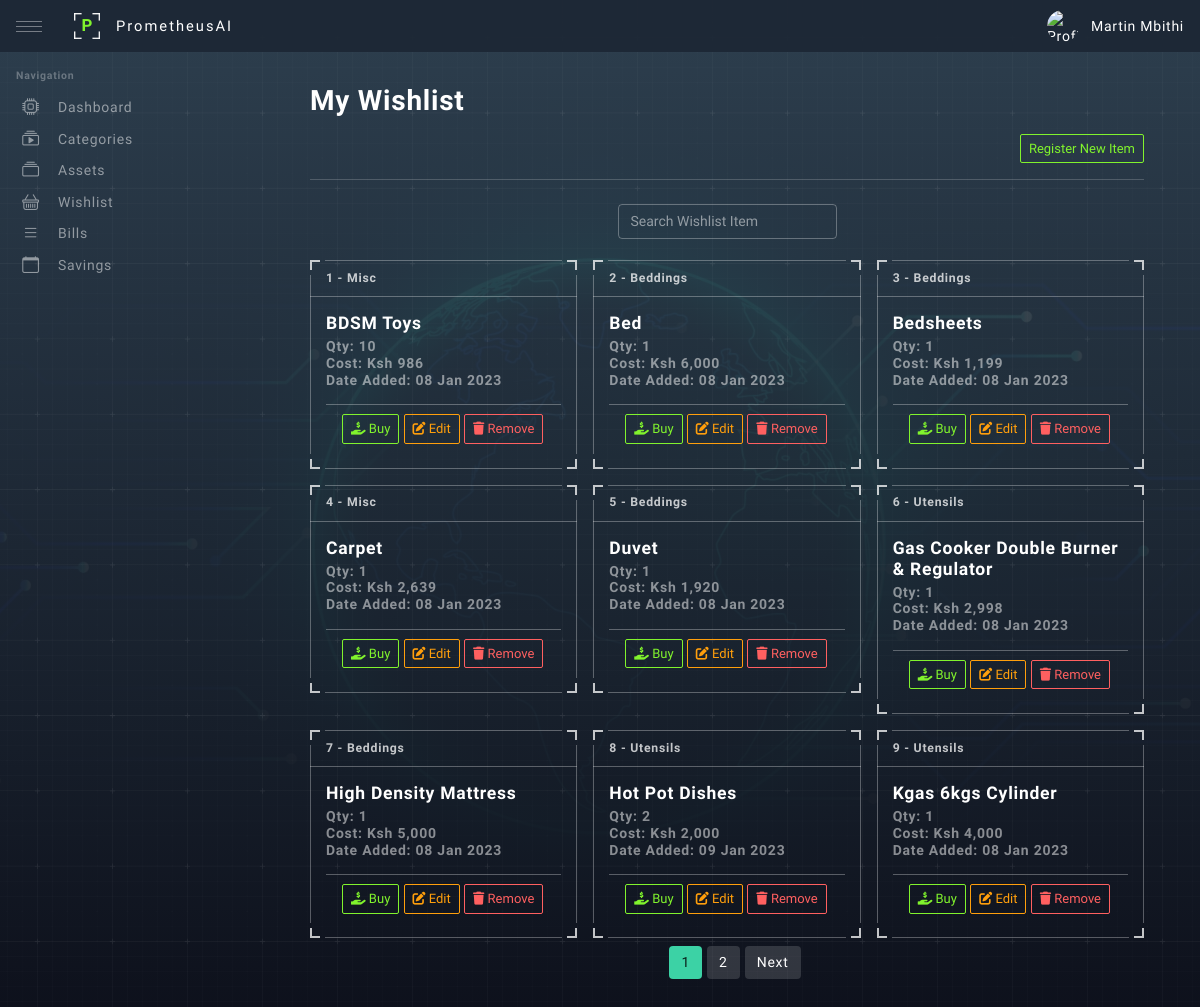
Screenshot of /views/wish_list.php (signed in) with the database file from the repository.
### tables this page shows
CREATE TABLE `wishlists` (
  `wishlist_id` int(200) NOT NULL,
  `wishlist_user_id` int(200) NOT NULL,
  `wishlist_item_category_id` int(200) NOT NULL,
  `wishlist_item_name` varchar(200) NOT NULL,
  `wishlist_item_qty` varchar(200) NOT NULL,
  `wishlist_item_desc` longtext NOT NULL,
  `wishlist_item_cost` varchar(200) NOT NULL,
  `wishlist_item_date_added` varchar(200) NOT NULL
);

CREATE TABLE `assets_category` (
  `category_id` int(200) NOT NULL,
  `category_code` varchar(200) NOT NULL,
  `category_user_id` int(200) NOT NULL,
  `category_name` varchar(200) NOT NULL
);

### views/wish_list.php (shortened to what this page needs)
<?php
require_once('../config/config.php');
require_once('../partials/head.php');
?>
<body>
    <div id="app" class="app">
        <?php require_once('../partials/header.php'); ?>
        <?php require_once('../partials/sidenavigation.php'); ?>
        <div id="content" class="app-content">
            <div class="container">
                <div class="row">
                    <div class="row">
                        <div class="col-xl-12">
                            <h1 class="page-header">
                                My Wishlist
                            </h1>
                            <div class="d-flex justify-content-end mb-3">
                                <div class="btn-group">
                                    <button type="button" data-bs-toggle="modal" data-bs-target="#add_modal" class="btn-sm btn btn-outline-lime"><span>Register New Item</button>
                                </div>
                            </div>
                            <hr class="mb-4" />
                            <div class="d-flex justify-content-center">
                                <div class="row g-3 align-items-center">
                                    <div class="col-auto">
                                        <input class="form-control" type="text" id="Asset_Category_Search" onkeyup="FilterFunction()" placeholder="Search Wishlist Item">
                                    </div>
                                </div>
                            </div>
                            <br>
                            <div class="row row-cols-1 row-cols-md-2 g-3">
                                <?php
                                $per_page_record = 9;
                                if (isset($_GET["page"])) {
                                    $page  = $_GET["page"];
                                } else {
                                    $page = 1;
                                }
                                $start_from = ($page - 1) * $per_page_record;
                                $wishlist_sql = mysqli_query(
                                    $mysqli,
                                    "SELECT * FROM wishlists w INNER JOIN
                                    assets_category ac ON w.wishlist_item_category_id = ac.category_id
                                    WHERE wishlist_user_id = '{$_SESSION['user_id']}'
                                    ORDER BY  wishlist_item_name ASC LIMIT $start_from, $per_page_record"
                                );
                                $cnt = 1;
                                if (mysqli_num_rows($wishlist_sql) > 0) {
                                    while ($wishlist = mysqli_fetch_array($wishlist_sql)) {
                                ?>
                                        <div class="col-sm-12 col-lg-4 col-xl-4">
                                            <div class="card Asset_Category_Name">
                                                <div class="card-header fw-bold small"><?php echo $cnt; ?> - <?php echo $wishlist['category_name']; ?></div>
                                                <div class="card-body">
                                                    <h5 class="card-title"><?php echo $wishlist['wishlist_item_name']; ?></h5>
                                                    <h6 class="card-subtitle mb-3 text-white text-opacity-50">
                                                        Qty: <?php echo $wishlist['wishlist_item_qty']; ?> <br>
                                                        Cost: Ksh <?php echo number_format($wishlist['wishlist_item_cost']); ?> <br>
                                                        Date Added: <?php echo date('d M Y', strtotime($wishlist['wishlist_item_date_added'])); ?><br>
                                                    </h6>
                                                    <div class="card-footer">
                                                        <button data-bs-toggle="modal" data-bs-target="#details_<?php echo $wishlist['wishlist_id']; ?>" class="btn btn-sm btn-outline-lime"><i class="fas fa-hand-holding-usd"></i> Buy</button>
                                                        <button data-bs-toggle="modal" data-bs-target="#update_<?php echo $wishlist['wishlist_id']; ?>" class="btn btn-sm btn-outline-warning"><i class="fas fa-edit"></i> Edit</button>
                                                        <button data-bs-toggle="modal" data-bs-target="#delete_<?php echo $wishlist['wishlist_id']; ?>" class="btn btn-sm btn-outline-danger"><i class="fas fa-trash"></i> Remove</button>
                                                    </div>
                                                </div>
                                                <div class="card-arrow">
                                                    <div class="card-arrow-top-left "></div>
                                                    <div class="card-arrow-top-right"></div>
                                                    <div class="card-arrow-bottom-left"></div>
                                                    <div class="card-arrow-bottom-right"></div>
                                                </div>
                                            </div>
                                        </div>
                                <?php
                                        $cnt = $cnt + 1;
                                    }
                                } else {
                                    include('../errors/wishlist_404.php');
                                } ?>
                            </div>
                        </div>
                    </div>
                    <?php include('../paginations/wishlist.php'); ?>
                </div>
            </div>
        </div>
    </div>
</body>
</html>

### rows the page displays
wishlists: assets_category.category_name "Misc", wishlist_item_name "BDSM Toys", wishlist_item_qty "10", wishlist_item_cost "986", wishlist_item_date_added "08 Jan 2023"
wishlists: assets_category.category_name "Beddings", wishlist_item_name "Bed", wishlist_item_qty "1", wishlist_item_cost "6,000", wishlist_item_date_added "08 Jan 2023"
wishlists: assets_category.category_name "Beddings", wishlist_item_name "Bedsheets", wishlist_item_qty "1", wishlist_item_cost "1,199", wishlist_item_date_added "08 Jan 2023"
wishlists: assets_category.category_name "Misc", wishlist_item_name "Carpet", wishlist_item_qty "1", wishlist_item_cost "2,639", wishlist_item_date_added "08 Jan 2023"
wishlists: assets_category.category_name "Beddings", wishlist_item_name "Duvet", wishlist_item_qty "1", wishlist_item_cost "1,920", wishlist_item_date_added "08 Jan 2023"
wishlists: assets_category.category_name "Utensils", wishlist_item_name "Gas Cooker Double Burner & Regulator", wishlist_item_qty "1", wishlist_item_cost "2,998", wishlist_item_date_added "08 Jan 2023"
wishlists: assets_category.category_name "Beddings", wishlist_item_name "High Density Mattress", wishlist_item_qty "1", wishlist_item_cost "5,000", wishlist_item_date_added "08 Jan 2023"
wishlists: assets_category.category_name "Utensils", wishlist_item_name "Hot Pot Dishes", wishlist_item_qty "2", wishlist_item_cost "2,000", wishlist_item_date_added "09 Jan 2023"
wishlists: assets_category.category_name "Utensils", wishlist_item_name "Kgas 6kgs Cylinder", wishlist_item_qty "1", wishlist_item_cost "4,000", wishlist_item_date_added "08 Jan 2023"

### other values shown
$_SESSION['user_name'] "Martin Mbithi"
